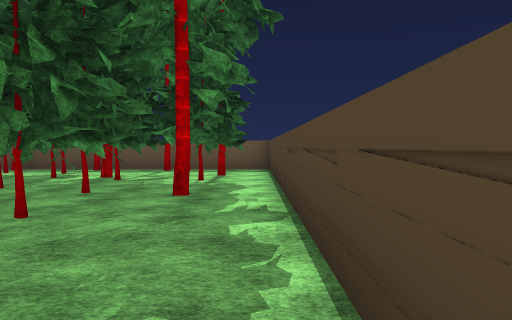
[1] (above)

24 first-person views from a walk through a Unity game level. The camera is 1.4 m above the floor, tilts 2° down and sees 70° across. The floor is counted in squares, 2 m on a side. Each view is taken from the middle of a square. On the plan, view 1 faces up. The plan holds only what a view shows up to about 11 squares ahead; the rest is blank. The place goes on beyond the plan. The player character is not drawn. Some surface patterns are stand-ins.

[2]
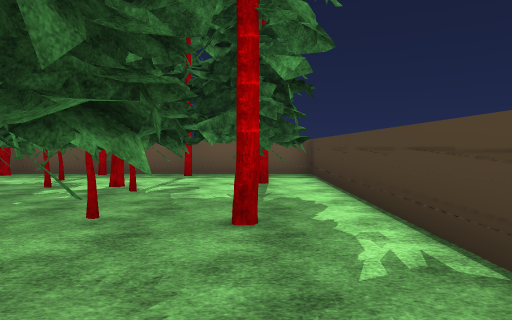

[3]
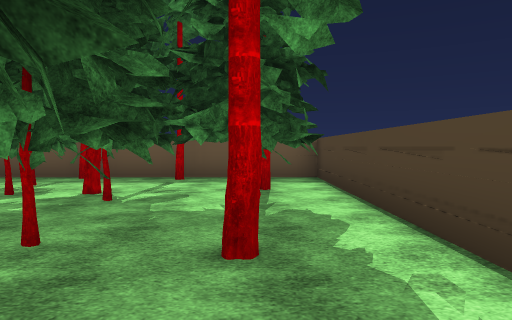

[4]
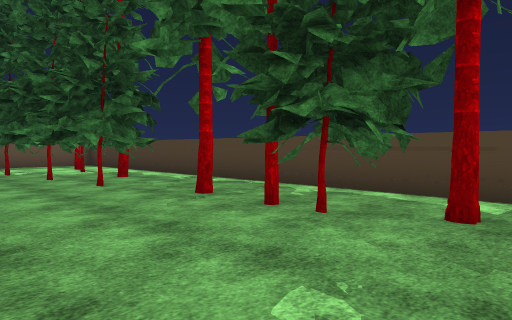

[5]
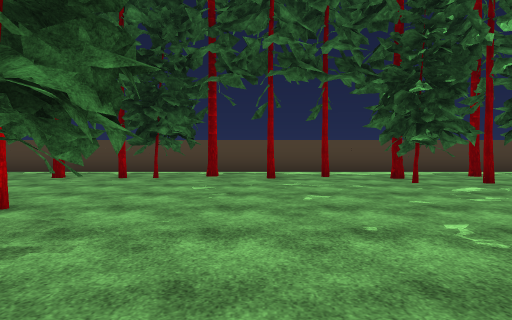

[6]
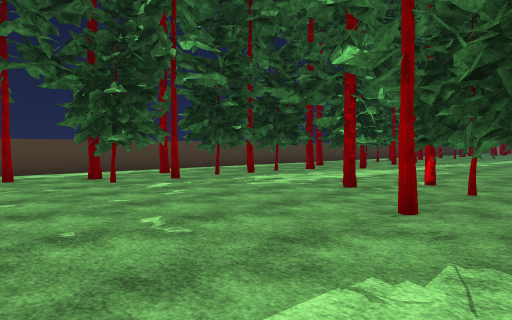

[7]
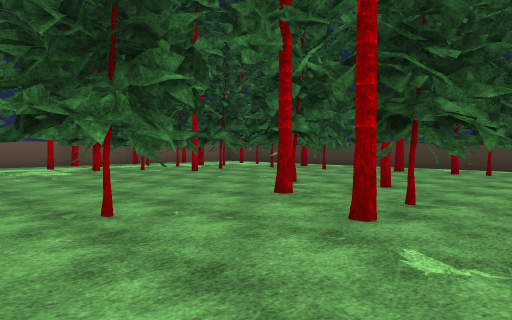

[8]
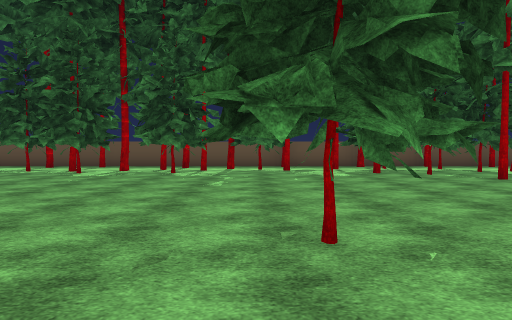

[9]
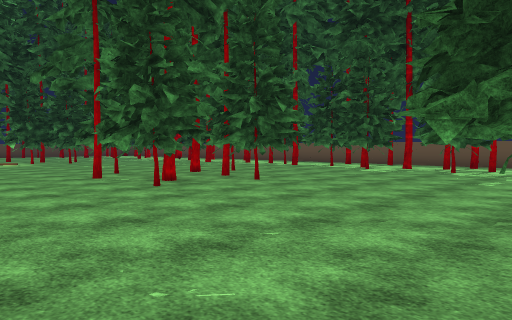

[10]
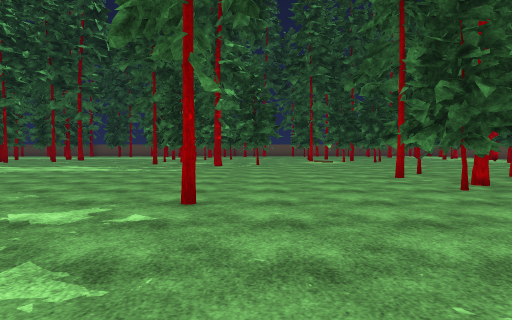

[11]
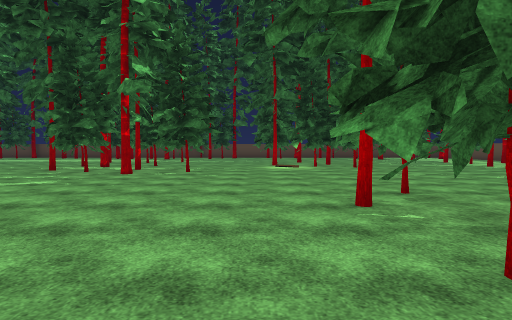

[12]
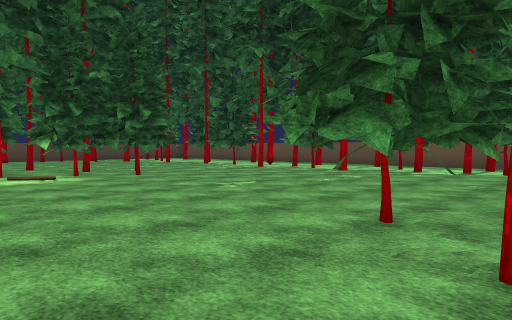

[13]
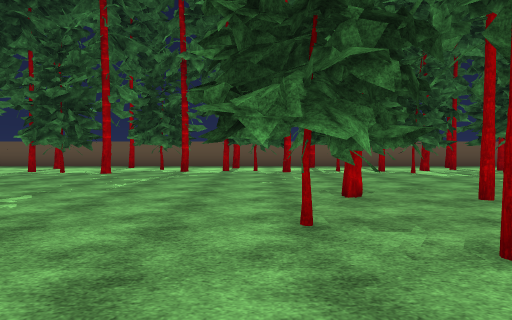

[14]
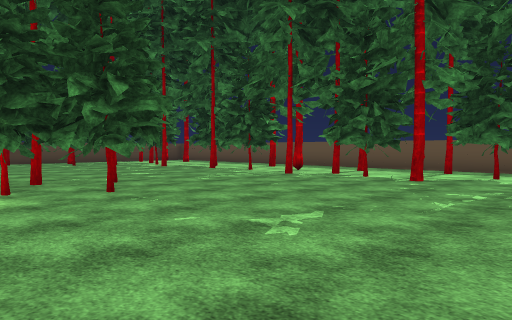

[15]
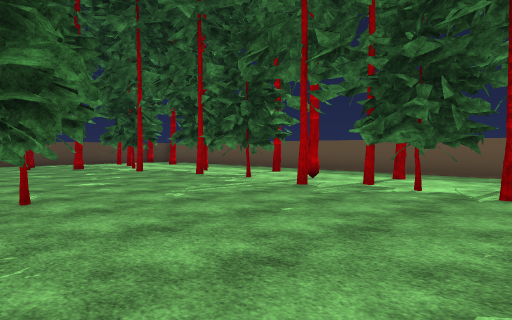

[16]
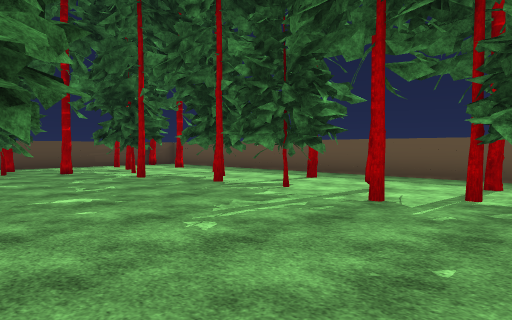

[17]
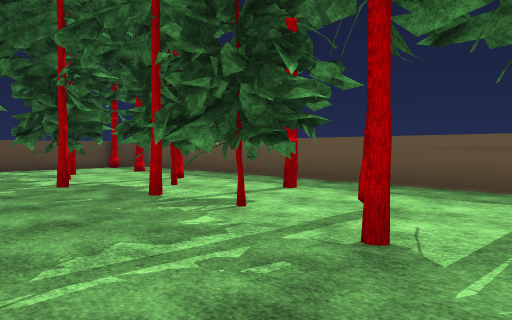

[18]
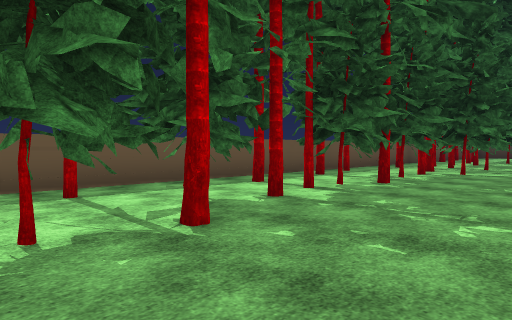

[19]
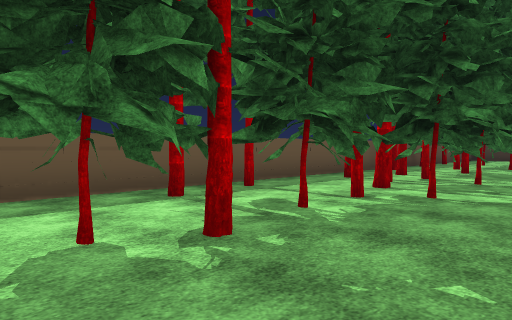

[20]
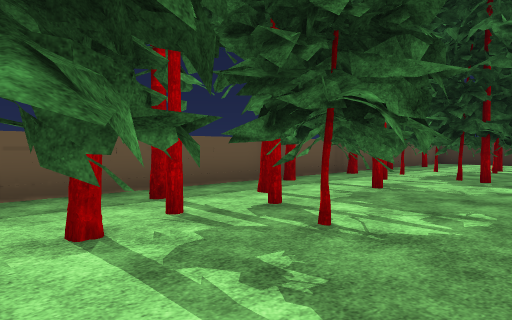

[21]
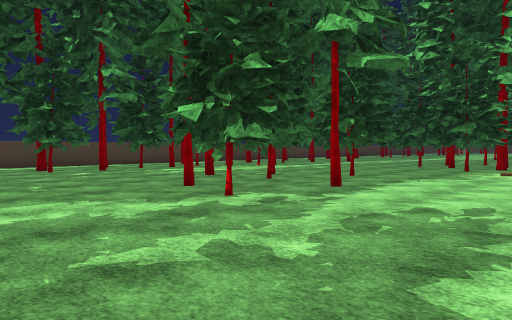

[22]
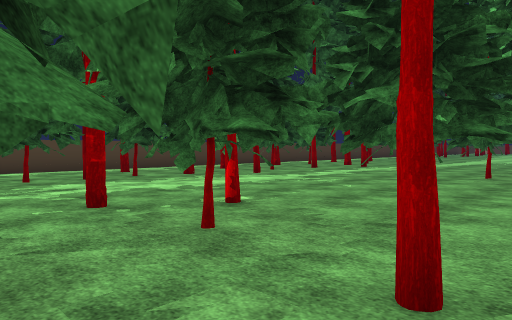

[23]
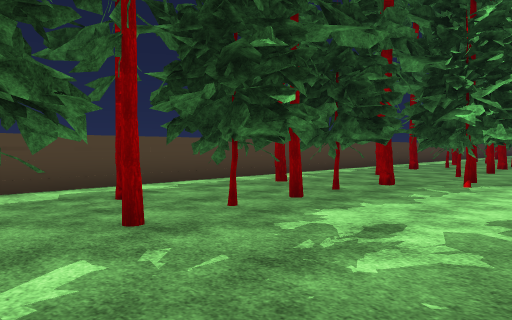

[24]
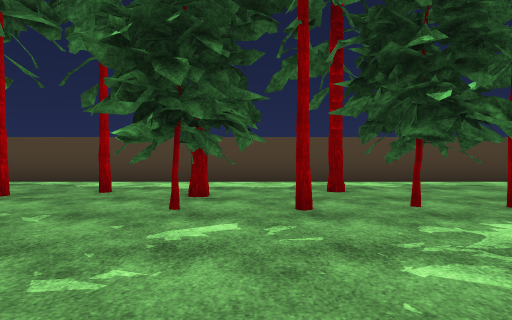

### Floor plan
Key: @ floor where view 1 was taken; # wall or solid block; x gap in a wall; . floor; T thing the floor can be seen under or through.
Columns run from 35 left of view 1 to 1 right of it. Each row starts with its distance up from view 1.
 12 ############################# #######
 11 .........................#..# #.#...#
 10 .....#..#..TT T.........##..# ##....#
  9 ..TTT.......TTTTTTTTTTT.##..# ##..#.#
  8 ##.TTTT#xTTT...T.TTTTTT....########x#
  7 ###..TT..TT........T.TT.....#######.#
  6 #............................#####..#
  5 #...............# ..............###.#
  4 ................##..............##..#
  3   ....TTTT......x.###...........##..#
  2   ....TTTT......x..#........##......#
  1     #..TT......##..##...##..##......#
  0     ##xTT........#.##...##...#...##@#
 -1          ..................##....##.#
 -2           .................#.....##.#
 -3           ##........................#
 -4           ##........#...............#
 -5           ##......................#.#
 -6           ##.............##.....TT..#
 -7           #.......... ...##.....T...#
 -8           ..  .....   .......#...T..#
 -9               ....    ....##....TT..#
-10               ..      ....##....T...#
-11                       ...##.....TT..#
-12                        .........T.#.#
-13                        .......#TT...#
-14                        .# .....#....#

Where each view was taken, in squares from view 1:
view 1: 0 up, 0 right, facing up
view 2: 2 up, 1 left, facing up
view 3: 3 up, 1 left, facing up
view 4: 3 down, 5 left, facing up-right
view 5: 3 down, 10 left, facing right
view 6: 3 down, 10 left, facing down-right
view 7: 3 down, 12 left, facing up-right
view 8: 2 down, 11 left, facing up
view 9: 3 down, 10 left, facing up-left
view 10: 3 down, 10 left, facing left
view 11: 1 down, 14 left, facing left
view 12: 2 down, 18 left, facing up-left
view 13: 2 down, 20 left, facing up
view 14: 0 up, 21 left, facing up-left
view 15: 2 up, 23 left, facing up-left
view 16: 3 up, 25 left, facing up-left
view 17: 5 up, 26 left, facing up-left
view 18: 5 up, 26 left, facing up-right
view 19: 6 up, 21 left, facing up-right
view 20: 6 up, 16 left, facing up-right
view 21: 3 down, 14 left, facing down-right
view 22: 7 down, 11 left, facing down-right
view 23: 6 down, 6 left, facing down-right
view 24: 7 down, 7 left, facing right
